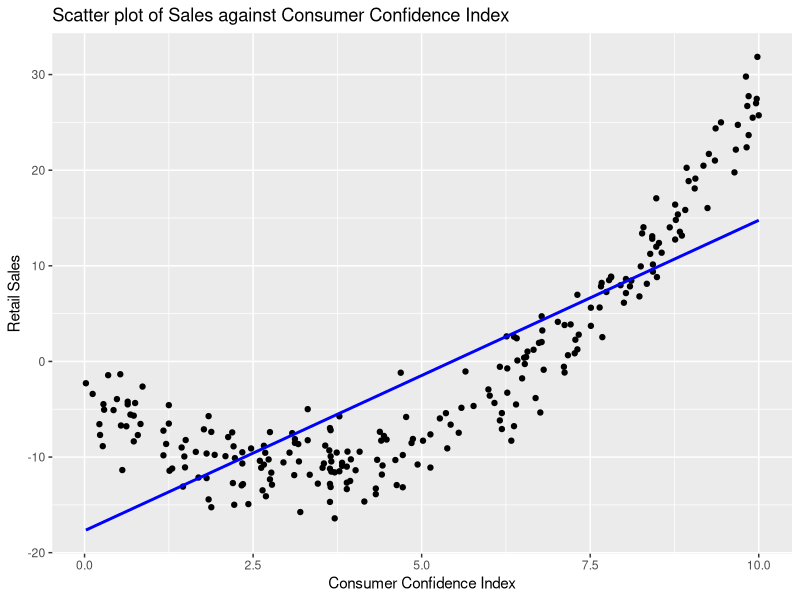
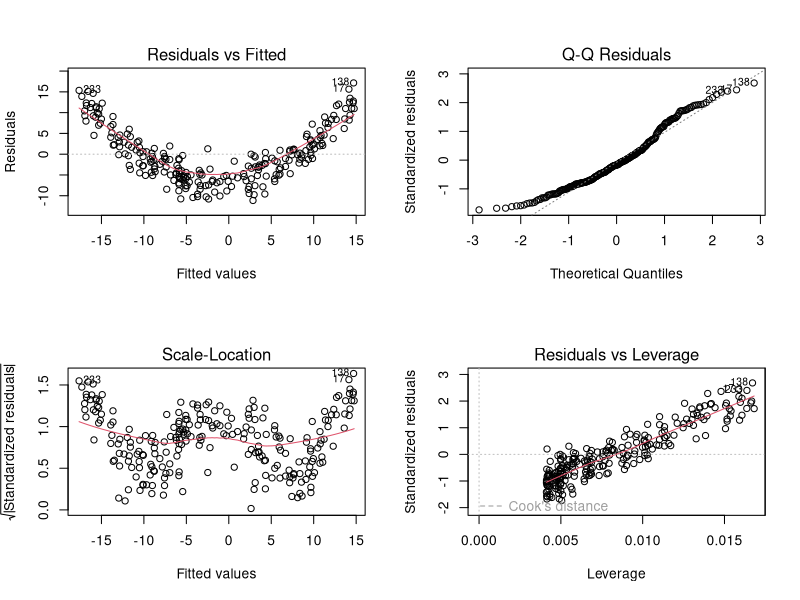
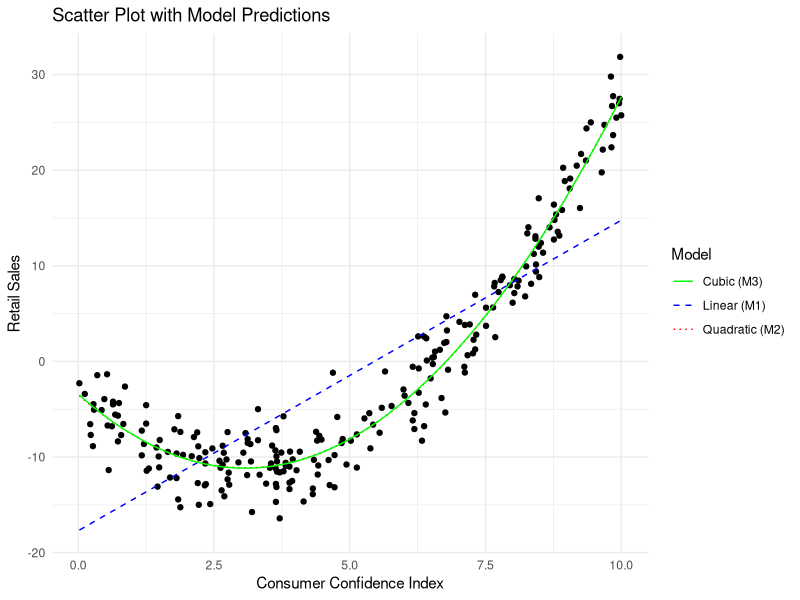
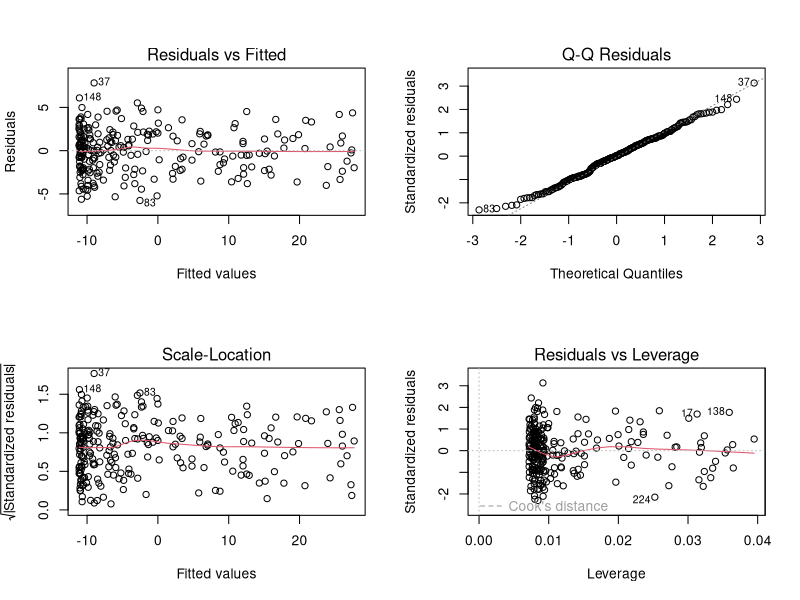
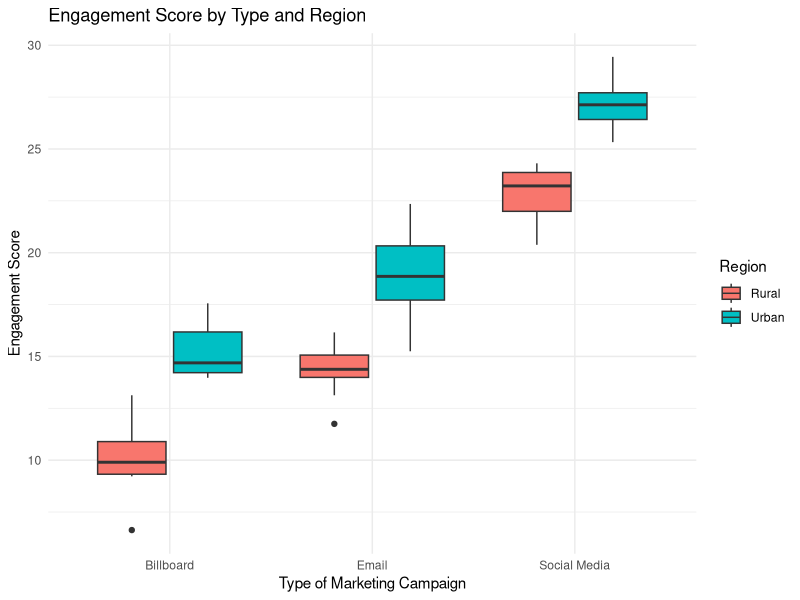
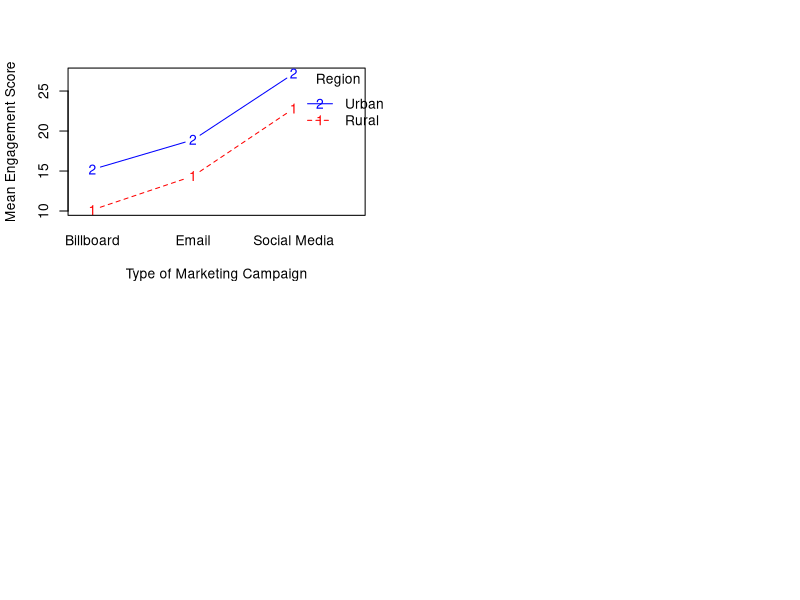
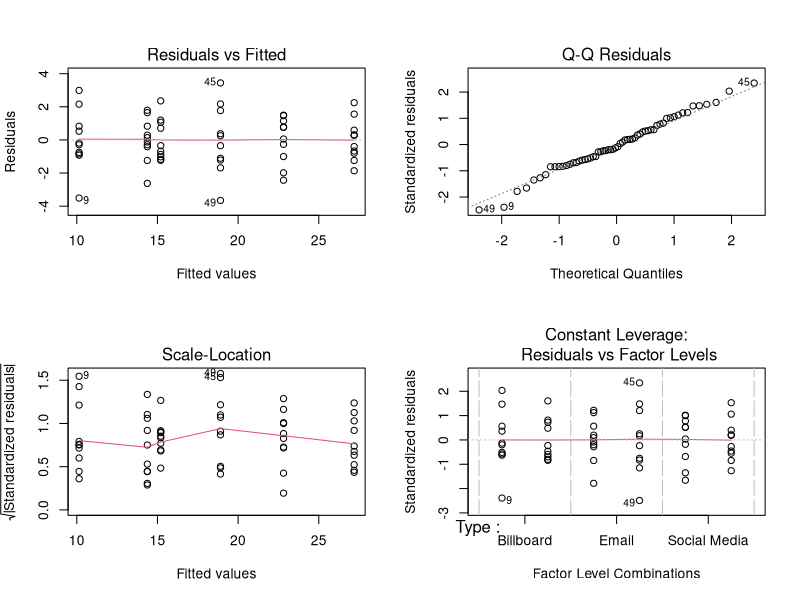

The R script that drew these images, in order:
## ---- chunk 1
# Load necessary package
library(ggplot2)

# Load the dataset
sales_data <- read.csv("sales.csv")

# Display first few rows of the dataset to understand its structure
head(sales_data)
## ---- chunk 2
# Create a scatter plot
ggplot(sales_data, aes(x = Index, y = Sales)) +
  geom_point() +
  geom_smooth(method = "lm", se = FALSE, color = "blue") +  # Add a linear trend line
  labs(title = "Scatter plot of Sales against Consumer Confidence Index",
       x = "Consumer Confidence Index",
       y = "Retail Sales")
## ---- chunk 3
# Fit a simple linear regression model
M1 <- lm(Sales ~ Index, data = sales_data)
summary(M1)

# Diagnostic plots for the linear regression model
par(mfrow = c(2, 2))  # Arrange plots in a 2x2 grid
plot(M1)
## ---- chunk 4
# Fit quadratic model
M2 <- lm(Sales ~ poly(Index, 2), data = sales_data)

# Fit cubic model
M3 <- lm(Sales ~ poly(Index, 3), data = sales_data)

# Display the summaries of both models
summary(M2)
summary(M3)
## ---- chunk 5
# Predictions
sales_data$Pred_M1 <- predict(M1, sales_data)
sales_data$Pred_M2 <- predict(M2, sales_data)
sales_data$Pred_M3 <- predict(M3, sales_data)

# Check predictions
print(head(sales_data$Pred_M1))
print(head(sales_data$Pred_M2))
print(head(sales_data$Pred_M3))

# Creating the plot
ggplot(sales_data, aes(x = Index, y = Sales)) +
  geom_point() +
  geom_line(aes(y = Pred_M1, color = "Linear (M1)"), linetype = "dashed") +
  geom_line(aes(y = Pred_M2, color = "Quadratic (M2)"), linetype = "dotted") +
  geom_line(aes(y = Pred_M3, color = "Cubic (M3)"), linetype = "solid") +
  scale_color_manual(values = c("Linear (M1)" = "blue", "Quadratic (M2)" = "red", "Cubic (M3)" = "green")) +
  labs(title = "Scatter Plot with Model Predictions",
       x = "Consumer Confidence Index",
       y = "Retail Sales",
       color = "Model") +
  theme_minimal()
## ---- chunk 6
# Perform ANOVA to check significance of terms in model M3
anova_M3 <- anova(lm(Sales ~ 1, data = sales_data), 
                  lm(Sales ~ poly(Index, 1), data = sales_data),
                  lm(Sales ~ poly(Index, 2), data = sales_data),
                  lm(Sales ~ poly(Index, 3), data = sales_data))
anova_M3
## ---- chunk 7
# Diagnostic plots for the quadratic model (M2)
par(mfrow = c(2, 2))  # Arrange plots in a 2x2 grid
plot(M2)
## ---- chunk 8
required_packages <- c("dplyr", "ggplot2", "lmtest")

for(package in required_packages){
  if(!require(package, character.only = TRUE)){
    install.packages(package, dependencies = TRUE)
    library(package, character.only = TRUE)
  }
}
## ---- chunk 9
# Load the dataset
campaign_data <- read.csv("campaign.csv")

# Display first few rows of the data to understand its structure
head(campaign_data)
summary(campaign_data)
## ---- chunk 10
# Boxplot of Engagement Score by Type and Region
ggplot(campaign_data, aes(x = Type, y = Score, fill = Region)) +
  geom_boxplot() +
  labs(title = "Engagement Score by Type and Region",
       x = "Type of Marketing Campaign",
       y = "Engagement Score") +
  theme_minimal()
## ---- chunk 11
# Interaction Plot
interaction.plot(
  x.factor = campaign_data$Type, 
  trace.factor = campaign_data$Region, 
  response = campaign_data$Score, 
  fun = mean, 
  type = "b",
  col = c("red", "blue"), 
  xlab = "Type of Marketing Campaign", 
  ylab = "Mean Engagement Score", 
  trace.label = "Region",
  legend = TRUE
)
## ---- chunk 12
# Fit the linear model with interaction
model_interaction <- lm(Score ~ Type * Region, data = campaign_data)
summary(model_interaction)
## ---- chunk 13
# Diagnostic plots for linear model
par(mfrow = c(2, 2))
plot(model_interaction)
## ---- chunk 14
# Shapiro-Wilk test for normality
shapiro_test <- shapiro.test(residuals(model_interaction))
shapiro_test
## ---- chunk 15
# Breusch-Pagan test for homoscedasticity
bp_test <- bptest(model_interaction)
bp_test
## ---- chunk 16
# Perform ANOVA for the full interaction model
anova_results <- anova(model_interaction)
anova_results
## ---- chunk 17
# Fit the linear model without interaction term
model_main_effects <- lm(Score ~ Type + Region, data = campaign_data)
summary(model_main_effects)
## ---- chunk 18
# Perform ANOVA for the main effects model
anova_results_main <- anova(model_main_effects)
anova_results_main
## ---- chunk 19
# Check for balanced design
table(campaign_data$Type, campaign_data$Region)
## ---- chunk 20
# Perform Tukey HSD for the fitted model without interaction term
tukey_results <- TukeyHSD(aov(model_main_effects))

# Display TukeyHSD results for Type and Region
tukey_results$Type
tukey_results$Region
## ---- chunk 21
tukey_results$Type
## ---- chunk 22
tukey_results$Region
